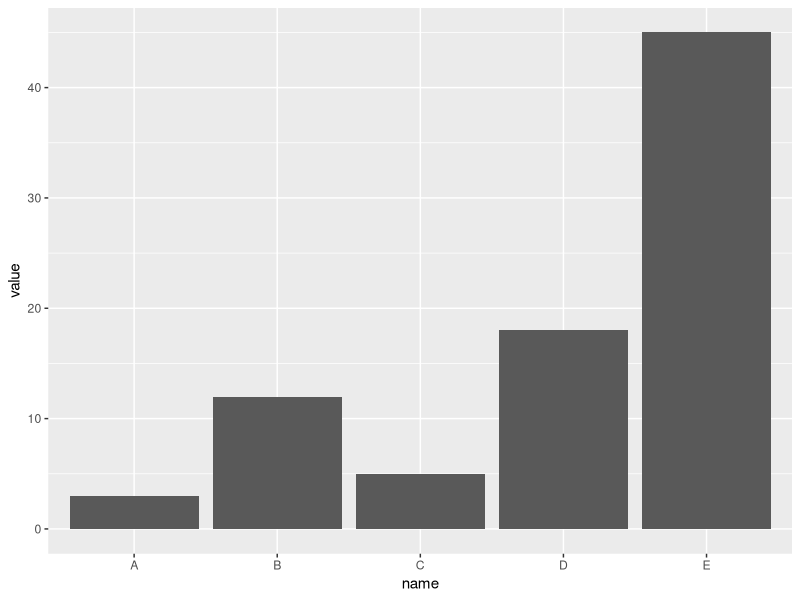

Source code (R):
library(ggplot2)

# Create data
data <- data.frame(
  name = c("A", "B", "C", "D", "E"),
  value = c(3, 12, 5, 18, 45)
  )

# Barplot
ggplot(data, aes(x = name, y = value)) +
  geom_bar(stat = "identity")